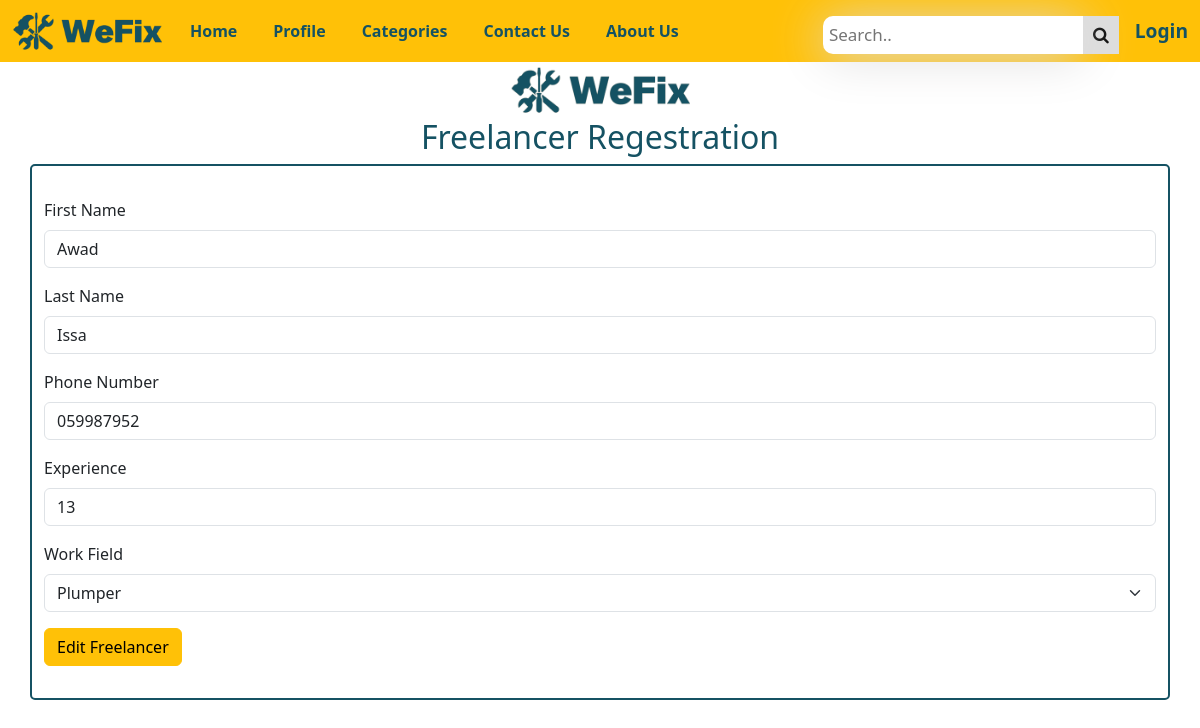
Screenshot of /editfreelancer/9 with the database file from the repository.
### main_app/models.py (models this page shows)
class Freelancer(models.Model):
    first_name = models.CharField(max_length=45)
    last_name = models.CharField(max_length=45)
    phone_number = models.CharField(max_length=10)
    experience = models.PositiveIntegerField(default=0)
    category = models.ForeignKey(Category , related_name="freelancers" , on_delete=models.DO_NOTHING )
    users_who_like = models.ManyToManyField(User, related_name='liked_freelancer')
    users_who_dislike = models.ManyToManyField(User, related_name='disliked_freelancer')
    created_at = models.DateTimeField(auto_now_add=True)
    updated_at = models.DateTimeField(auto_now=True)
    objects = FreelancerManager()

class Category(models.Model):
    name = models.CharField(max_length=45)
    image = models.CharField(max_length=255 , default='yes')

### main_app/views.py (the view)
def edit_freelancer(request , id):
    context = {
    "freelancers" :models.edit_freelancer(id)
    }
    return render (request , 'editfreelancer.html' , context)

### main_app/models.py (called while the page is built)
def edit_freelancer( id):
    return Freelancer.objects.get(id = id)

### main_app/templates/editfreelancer.html (shortened to what this page needs)
<!doctype html>
<html lang="en">
<head>
  {%load static%}
  <link rel="stylesheet" href="{% static 'css/style.css' %}">
  <link rel="stylesheet" href="https://cdnjs.cloudflare.com/ajax/libs/font-awesome/4.7.0/css/font-awesome.min.css">
  <link href="https://cdn.jsdelivr.net/npm/bootstrap@5.3.0/dist/css/bootstrap.min.css" rel="stylesheet"
>
</head>
<body>
    <nav class="navbar navbar-expand-lg bg-warning">
        <div class="container-fluid">
            <a href="/"><img class="logo-img" src="{% static 'img/logo.png' %}" alt="logo"></a>
            <div class="collapse navbar-collapse" id="navbarSupportedContent">
                {% if request.session.userid == 1 %}
                <ul class="navbar-nav me-auto mb-2 mb-lg-0">
                    <li class="nav-item">
                        <a id="nav-link" class="nav-link active" aria-current="page" href="/">Home</a>
                    </li>
                    <li class="nav-item">
                        <a id="nav-link" class="nav-link active" aria-current="page" href="/profile">Profile</a>
                    </li>
                    <li class="nav-item">
                        <a id="nav-link" class="nav-link active" aria-current="page" href="/category">Categories</a>
                    </li>
                    <li class="nav-item">
                        <a id="nav-link" class="nav-link active" aria-current="page" href="/userslist">Users List</a>
                    </li>
                    <li class="nav-item">
                        <a id="nav-link" class="nav-link active" aria-current="page" href="/registerfreelancer">Add
                            Freelancer</a>
                    </li>
                    <li class="nav-item">
                        <a id="nav-link" class="nav-link active" aria-current="page" href="/showfreelancer">Freelancers
                            List</a>
                    </li>
                    <li class="nav-item">
                        <a id="nav-link" class="nav-link active" aria-current="page" href="/contact">Contact Us</a>
                    </li>
                    <li class="nav-item">
                        <a id="nav-link" class="nav-link active" aria-current="page" href="/#about_US">About Us</a>
                    </li>
                </ul>
                {%else%}
                <ul class="navbar-nav me-auto mb-2 mb-lg-0">
                    <li class="nav-item">
                        <a id="nav-link" class="nav-link active" aria-current="page" href="/">Home</a>
                    </li>
                    <li class="nav-item">
                        <a id="nav-link" class="nav-link active" aria-current="page" href="/profile">Profile</a>
                    </li>
                    <li class="nav-item">
                        <a id="nav-link" class="nav-link active" aria-current="page" href="/category">Categories</a>
                    </li>
                    <li class="nav-item">
                        <a id="nav-link" class="nav-link active" aria-current="page" href="/contact">Contact Us</a>
                    </li>
                    <li class="nav-item">
                        <a id="nav-link" class="nav-link active" aria-current="page" href="/#about_US">About Us</a>
                    </li>
                </ul>
                {%endif%}
                <div class="search-container">
                    <form id="search-form" action="/action_page.php">
                      <input type="text" id="search-input" placeholder="Search.." name="search">
                      <button type="submit"><i class="fa fa-search"></i></button>
                    </form>
                  </div>
                {%if request.session.userid%}
                <a href="/logout" class="log-in">Log Out</a>
                {%else%}
                <a href="/log-in" class="log-in">Login</a>
                {%endif%}
            </div>
        </div>
    </nav>
    <div class="free-logo">
        <a href="/"><img src="{%static 'img/Logo.png'%}" alt="logo" class="free-img"></a>
    </div>
    <h2 class="head">Freelancer Regestration</h2>
    <div class="container">
        <form action="/editingfreelancer" method="post">
            <div class="mb-3">
                <label for="exampleInputEmail1" class="form-label">First Name</label>
                <input value="{{freelancers.first_name}}" name="fname" type="text" class="form-control"
                    aria-describedby="emailHelp">
            </div>
            <div class="mb-3">
                <label for="exampleInputEmail1" class="form-label">Last Name</label>
                <input value="{{freelancers.last_name}}" name="lname" type="text" class="form-control"
                    aria-describedby="emailHelp">
            </div>
            <div class="mb-3">
                <label for="exampleInputEmail1" class="form-label">Phone Number</label>
                <input value="{{freelancers.phone_number}}" name="phone" type="text" class="form-control"
                    aria-describedby="emailHelp">
            </div>
            <div class="mb-3">
                <label for="exampleInputPassword1" class="form-label">Experience</label>
                <input value="{{freelancers.experience}}" name="exp" type="number" class="form-control"
                    id="exampleInputPassword1">
            </div>
            <div class="mb-3">
                <label for="exampleInputEmail1" class="form-label">Work Field</label>
                <select aria-placeholder="{{freelancers.category}}" name="category" class="form-select"
                    aria-label="Default select example">
                    <option selected>{{freelancers.category.name}}</option>
                </select>
            </div>
            <button id="free-btn" type="submit" class="btn btn-warning">Edit Freelancer</button>
        </form>
    </div>

### main_app/static/css/style.css (style rules this page uses)
.logo-img { width: 150px; }
.log-in { text-decoration: none; color: #155263; font-size: larger; font-weight: bold; }
#nav-link { color: #155263; font-weight: bold; margin-left: 20px; }
.head { text-align: center; color: #155263; }
.free-img { width: 15%; }
.free-logo { text-align: center; }
.container { border: 2px solid #155263; border-radius: 5px; padding: 2rem; }
.white-space, .user_info, .user-table, .categories, .contact, .free-details, .list-cat, .footer_position , { height: 100vh; }
.search-container { position: relative; display: inline-block; }
.search-container input[type=text] { padding: 6px; margin-top: 8px; font-size: 17px; border: none; border-top-left-radius: 10px; border-bottom-left-radius: 10px; box-shadow: 0 5px 50px rgb(223, 222, 222); }
.search-container button { float: right; padding: 6px 10px; margin-top: 8px; margin-right: 16px; background: #ddd; font-size: 17px; border: none; cursor: pointer; }
body { font-family: "Baloo 2", cursive; font-size: 16px; color: #ffffff; text-rendering: optimizeLegibility; font-weight: initial; }
a, a:hover { text-decoration: none; transition: color 0.3s ease-in-out; }
body { background-color: #25274d; }
body { margin-top:20px; }

### rows the page displays
Freelancer: fname "Awad", lname "Issa", phone "059987952", exp "13", category "Plumper"
